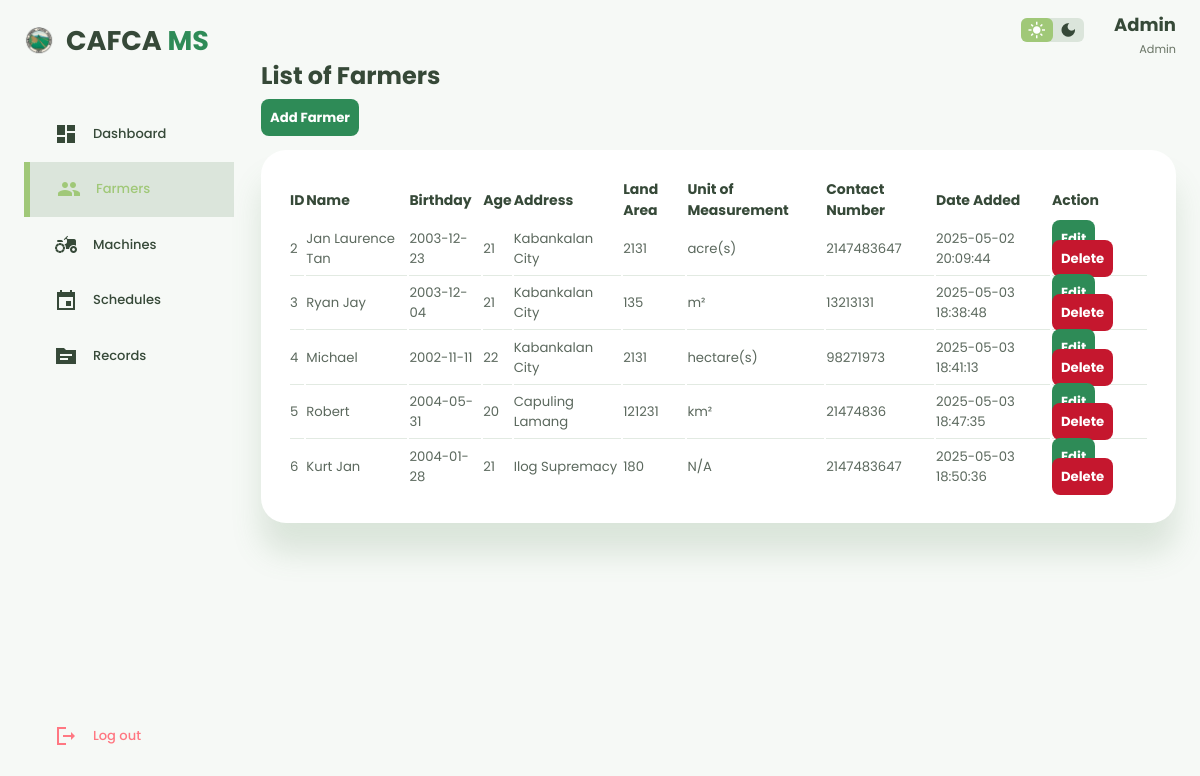
Screenshot of /dashboard/farmers_sec/farmers.php (signed in) with the database file from the repository.
### tables this page shows
CREATE TABLE `farmers` (
  `id` int(255) NOT NULL,
  `name` varchar(255) NOT NULL,
  `age` int(2) NOT NULL,
  `birthday` date NOT NULL,
  `address` varchar(255) NOT NULL,
  `land` varchar(255) NOT NULL,
  `unit` varchar(20) NOT NULL,
  `phone` int(255) NOT NULL,
  `created_at` varchar(255) NOT NULL DEFAULT current_timestamp()
);

### dashboard/farmers_sec/farmers.php (the view, shortened to what this page needs)
<!DOCTYPE html>
<html lang="en">
<head>
    <link rel="stylesheet" href="farmerstyle.css">
</head>
<body>
    <div class="container">
        <aside>
            <div class="top">
                <a class="logo" href="../main/dashdex.php">
                    <img src="../../LandingPage/others/logo.png">
                    <h2>CAFCA <span>MS</span></h2>
                </a>
            </div>
            <div class="sidebar">
                <a href="../main/dashdex.php">
                    <span class="material-icons-sharp">dashboard</span>
                    <h3>Dashboard</h3>
                </a>
                <a href="#" class="active">
                    <span class="material-icons-sharp">people</span>
                    <h3>Farmers</h3>
                </a>
                <a href="../machines/machine.php">
                    <span class="material-icons-sharp">agriculture</span>
                    <h3>Machines</h3>
                </a>
                <a href="../schedules/schedule.php">
                    <span class="material-icons-sharp">event</span>
                    <h3>Schedules</h3>
                </a>
                <a href="../records/records.php">
                    <span class="material-icons-sharp">topic</span>
                    <h3>Records</h3>
                </a>
                <a href="../../login/logout.php" class="danger">
                    <span class="material-icons-sharp">logout</span>
                    <h3>Log out</h3>
                </a>
            </div>
        </aside>
        <main>
            <div class="top">
                <div class="theme-toggler">
                    <span class="material-icons-sharp active">light_mode</span>
                    <span class="material-icons-sharp">dark_mode</span>
                </div>
                <div class="profile" style="display: flex; flex-direction: column; text-align: right;">
                    <span
                        style="font-size: 18px; text-transform: capitalize; font-weight: 700; "><?= $_SESSION['username']; ?></span>
                    <small class="text-muted">Admin</small>
                </div>
            </div>
            <h2>List of Farmers</h2>
            <a href="create.php" class="btn btn-primary" role="button">Add Farmer</a>
            <br>
            <table style="width: 100%;" class="table">
                <thead>
                    <tr>
                        <th>ID</th>
                        <th>Name</th>
                        <th>Birthday</th>
                        <th>Age</th>
                        <th>Address</th>
                        <th>Land Area</th>
                        <th>Unit of Measurement</th>
                        <th>Contact Number</th>
                        <th>Date Added</th>
                        <th>Action</th>
                    </tr>
                </thead>
                <tbody>
                    <?php
                    $servername = "localhost";
                    $username = "root";
                    $password = "";
                    $database = "testdb";
                    $conn = new mysqli($servername, $username, $password, $database);
                    $sql = "SELECT * FROM farmers";
                    $result = $conn->query($sql);
                    while ($row = $result->fetch_assoc()) {
                        $birthday = new DateTime($row['birthday']);
                        $today = new DateTime();
                        $age = $birthday->diff($today)->y;
                        echo "
                    <tr>
                        <td>$row[id]</td>
                        <td>$row[name]</td>
                        <td>$row[birthday]</td>
                        <td>$age</td>
                        <td>$row[address]</td>
                        <td>$row[land]</td>
                        <td>$row[unit]</td>
                        <td>$row[phone]</td>
                        <td>$row[created_at]</td>
                        <td>
                            <a class='btn btn-primary btn-sm' href='edit.php?id=$row[id]'>Edit</a>
                            <a class='btn btn-danger btn-sm' href='delete.php?id=$row[id]'>Delete</a>
                        </td>
                    </tr>
                    ";
                    }
                    ?>
                </tbody>
            </table>
        </main>
    </div>
</body>
</html>

### dashboard/farmers_sec/farmerstyle.css (style rules this page uses)
:root { --color-primary: #A0C878; --color-danger: #ff7782; --color-success: #8deb40; --color-warning: #ffbb55; --color-white: #fff; --color-info-dark: #697465; --color-info-light: #dcebde; --color-dark: #364938; --color-light: rgba(94, 139, 94, 0.18); --color-primary-variant: #dcebde; --color-dark-variant: #5b685d; --color-background: #f6f9f6; --card-border-radius: 2rem; --border-radius-1: 0.4rem; --border-radius-2: 0.8rem; --border-radius-3: 1.2rem; --card-padding: 1.8rem; --padding-1: 1.2rem; --box-shadow: 0 2rem 2rem var(--color-light); }
* { margin: 0; padding: 0; outline: 0; appearance: none; text-decoration: none; list-style: none; box-sizing: border-box; }
html { font-size: 15px; }
body { width: 100vw; height: 100vh; font-family: poppins, sans-serif; font-size: 0.88rem; background: var(--color-background); user-select: none; overflow-x: hidden; color: var(--color-dark); }
.container { display: grid; width: 96%; margin: 0 auto; gap: 1.8rem; grid-template-columns: 14rem auto; }
.container .top { background: none; }
.container .top h2 { font-size: 1.8rem; }
a { color: var(--color-dark); }
img { display: block; width: 100%; }
h2 { font-size: 1.6rem; }
h3 { font-size: 0.87rem; }
.text-muted { color: var(--color-info-dark); }
small { font-size: 0.75rem; }
aside { height: 100vh; }
aside .top { background: white; display: flex; align-items: center; justify-content: space-between; margin-top: 1.4rem; }
aside .logo { align-items: center; display: flex; gap: 0.8rem; }
aside .logo span { color: seagreen; }
aside .logo img { width: 2rem; height: 2rem; }
aside .sidebar { display: flex; flex-direction: column; height: 86vh; position: relative; top: 3rem; }
aside h3 { font-weight: 500; }
aside .sidebar a { display: flex; color: var(--color-dark); margin-left: 2rem; gap: 1rem; align-items: center; position: relative; height: 3.7rem; transition: all 300ms ease; }
aside .sidebar a span { font-size: 1.6rem; transition: all 300ms ease; }
aside .sidebar a:last-child { position: absolute; bottom: 2rem; width: 100%; color: var(--color-danger); }
aside .sidebar a.active { background: var(--color-light); color: var(--color-primary); margin-left: 0; }
aside .sidebar a.active:before { content: ""; width: 6px; height: 100%; background: var(--color-primary); }
aside .sidebar a.active span { color: var(--color-primary); margin-left: calc(1rem - 3px); }
main h2 { margin-bottom: 1rem; }
main .btn { margin: 1rem 0; color: white; background: seagreen; padding: 0.6rem; border-radius: 8px; transition: 0.3s ease; }
main .btn-danger { background: #C5172E; }
main table { width: 100%; padding: var(--card-padding); background: var(--color-white); text-align: center; margin-top: 1.5rem; border-radius: 25px; box-shadow: var(--box-shadow); transition: all 300ms ease; }
main table tr th { font-size: 14px; text-align: left; }
main table tbody tr td { height: 3.5rem; text-align: left; border-bottom: 1px solid var(--color-light); color: var(--color-dark-variant); }
main table tbody tr:last-child td { border: none; }
.top { margin-top: 0.7rem; display: flex; justify-content: end; gap: 2rem; }
main .top .theme-toggler { margin-top: 0.5rem; background: var(--color-light); display: flex; justify-content: space-between; align-items: center; height: 1.6rem; width: 4.2rem; cursor: pointer; border-radius: var(--border-radius-1); }
main .top .theme-toggler span { font-size: 1.2rem; width: 50%; height: 100%; display: flex; align-items: center; justify-content: center; }
main .top .theme-toggler span.active { background: var(--color-primary); color: white; border-radius: var(--border-radius-1); }
main .top .profile { display: flex; flex-direction: column; gap: 0.2rem; text-align: right; }
.btn { padding: 8px 16px; border: none; border-radius: 10px; font-weight: bold; cursor: pointer; }

### rows the page displays
farmers: id "2", name "Jan Laurence Tan", birthday "2003-12-23", address "Kabankalan City", land "2131", unit "acre(s)", phone "2147483647", created_at "2025-05-02 20:09:44"
farmers: id "3", name "Ryan Jay", birthday "2003-12-04", address "Kabankalan City", land "135", unit "m²", phone "13213131", created_at "2025-05-03 18:38:48"
farmers: id "4", name "Michael", birthday "2002-11-11", address "Kabankalan City", land "2131", unit "hectare(s)", phone "98271973", created_at "2025-05-03 18:41:13"
farmers: id "5", name "Robert", birthday "2004-05-31", address "Capuling Lamang", land "121231", unit "km²", phone "21474836", created_at "2025-05-03 18:47:35"
farmers: id "6", name "Kurt Jan", birthday "2004-01-28", address "Ilog Supremacy", land "180", unit "N/A", phone "2147483647", created_at "2025-05-03 18:50:36"

### other values shown
$_SESSION['username'] "Admin"
